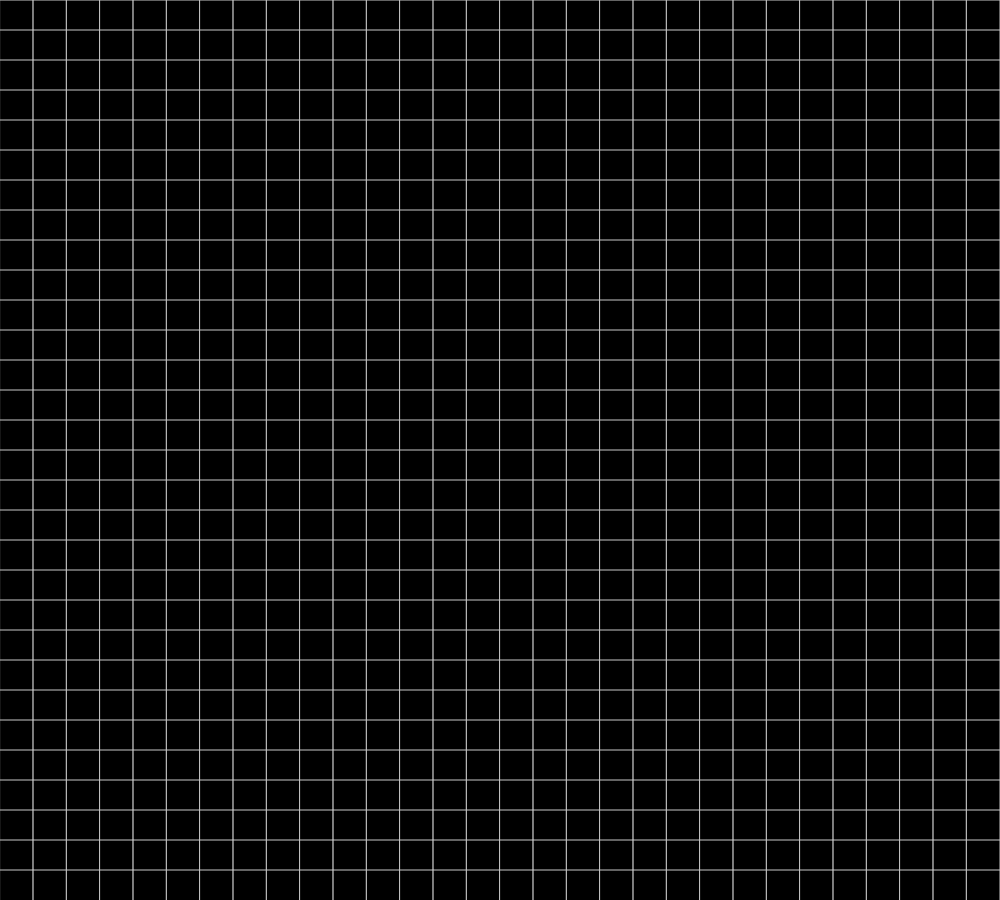
Frame 1 (no input)
Frame 60 (no input): identical to frame 1, image omitted
Frame 120 (the mouse pressed at the canvas centre since frame 60): identical to frame 1, image omitted

The p5.js sketch that drew this single still picture (run headless with seeded random() and noise() and a simulated clock; from frame 60 on, the mouse is pressed at the canvas centre):

// p5.js sketch
// ── sketch.js
let Nx = 30;
let Ny = Nx;
let dx; let dy;
let cells = [];
let estados;
let button = [];
let flag = false;
let gen = 0;
let texto;

function setup() {
  createCanvas(1000,900);
  frameRate(30);
  
  button[0] = createButton('Play');
  button[0].position(0, height);
  button[0].mousePressed(startGoL);
  
  button[1] = createButton('Pause');
  button[1].position(0+45, height);
  button[1].mousePressed(stopGoL);
  
  button[2] = createButton('Clean');
  button[2].position(0+102, height);
  button[2].mousePressed(restartGoL);
  
  button[2] = createButton('Random Gen');
  button[2].position(0+155, height);
  button[2].mousePressed(randomStatus);
  
  texto = createSpan();
  texto.position(260,height);
  texto.html('Generation: '+str(gen));
  
  
  
  
  dx = width/Nx;
  dy = height/Ny;
  //print(estados);
  for (let i = 0; i < Nx*Ny; i++){
    //cells[i] = new Cell(dx*(i%Nx),dy*(int(i/Nx)),estados[i],dx);
    cells[i] = new Cell(dx*(i%Nx),dy*(int(i/Nx)),0,dx);
    
  
  }
 
}

function draw() {
  texto.html('Generation: '+str(gen));
  background(240);
  stroke(200);
  for (let i = 0; i < Nx; i++){
      line(dx*i,0,dx*i,height);
  }
  for (let j = 0; j < Ny; j++){
    line(0,dy*j,width,dy*j);
  
  }
  for (let n = 0; n < cells.length; n++){
    cells[n].show();
  }
  if (frameCount % 2 == 0 && flag == true){
    //print('checkeando vecinos...')
    checkNeighbors();
    gen += 1;
    
  }
}

class Cell {
  // constructor
  constructor(temp_x,temp_y,temp_status,temp_size) {
   this.x = temp_x;
   this.y = temp_y;
   this.status = temp_status;
   this.xsize = temp_size;
   this.ysize = temp_size;
 
 }

  checkArea(mouseVector){
    if ((mouseVector.x > this.x && mouseVector.x < this.x+this.xsize) && (mouseVector.y > this.y && mouseVector.y < this.y+this.ysize)) {
    this.status+=1;
  }
}
  
  //funcion show 
  show(){ 
  fill((this.status%2)*255);
  rect(this.x,this.y,this.xsize,this.ysize);
  }
  

}

function mousePressed() {
    for (let n = 0; n < cells.length; n++){
    cells[n].checkArea(createVector(mouseX,mouseY));
  }
}


function checkNeighbors(){
  // para el primer y último del array son casos especiales
  for (let n = 0; n < cells.length; n++){
    let counter = 0;
    let neighbors = [n+1,n-1,n-Nx,n+Nx,n-Nx-1,n-Nx+1,n+Nx+1,n+Nx-1];
    
    for (let i = 0;i < neighbors.length; i++){
      if(neighbors[i] >= 0 && neighbors[i] < cells.length){
        vecino = neighbors[i];
        counter+= cells[vecino].status % 2 ;
      }
    }
    
    if (cells[n].status % 2 == 0){
        // condiciones si la celula no está viva
      if (counter == 3){
        cells[n].status = 1;
      }
    } else if (cells[n].status % 2 == 1){
    //condiciones si la celula está viva
      if (counter > 3 || counter < 2){
         cells[n].status = 0; 
      }  
    }
  }
}

function decidePercent(N,percent){

  let probArray = [];
  let counter = 0;
  let num;
  let max1s = int(N*(percent/100));

  for (let i = 0; i < N; i++){
    if (counter < max1s){
      val = round(random(0,1));
      if (val == 1){
        counter += 1;
      } 
    } else {
      val = 0;
    }
    probArray[i] = val;
  }
  return probArray;
}

function startGoL(){
   flag = true; 
}

function stopGoL(){
   flag = false; 
}

function restartGoL(){
   flag = false;
   gen = 0;
   for (let i = 0; i < cells.length; i++){
       cells[i].status = 0;
   }
}

function randomStatus(){
  flag = 1;
  estados = decidePercent(Nx*Ny,20);
   for (let i = 0; i < cells.length; i++){
       cells[i].status = estados[i];
   }
  
}
